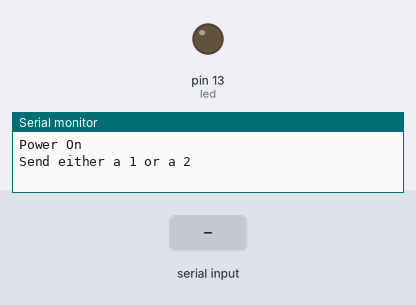
The sketch below on a simulated Arduino Uno, built with avr-gcc and run on an emulated ATmega328P. Shown: output pins drawn as LEDs (lit = HIGH), the last lines printed to the serial monitor. Dashed ring = blinking. Inputs (shaded band) come from the test bench.

Above: at 1.2 s.
1.3 s: "2" received over Serial
At 1.5 s:
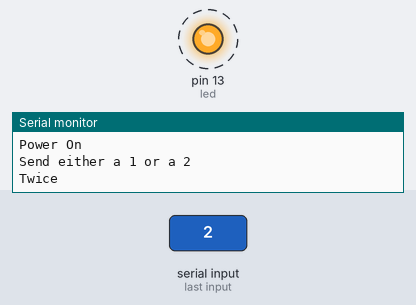
3.8 s: "1" received over Serial
At 4.0 s:
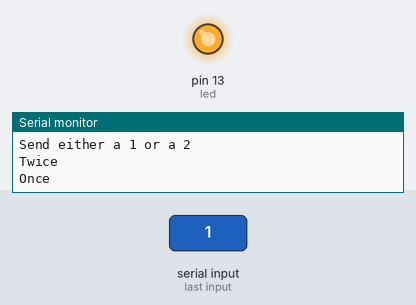
Timing chart, 0 to 6.8 s (numbered marks = the images above; inputs shaded):
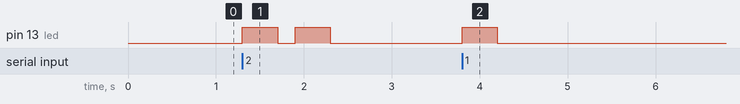

Measured:
- after the input at 1.3 s, pin 13 (led): alternates HIGH for 0.40 s and LOW for 0.20 s, 4 changes in all, then stays LOW, starting at once
- after the input at 3.8 s, pin 13 (led): LOW → HIGH at once, → LOW 0.40 s later

The sketch:

Serial_Blink.ino
```cpp
// Amanpreet Lalria 2015

// Setup a variable so we can refer to the LED easier
int led = 13;

// This code executes once
void setup(){
  // Setup the Serial connection using 9600 baud
  Serial.begin(9600);
  //Setup the LED to be an output
  pinMode(led, OUTPUT);

  // Send instructions to the computer
  Serial.write("Power On\n");
  Serial.write("Send either a 1 or a 2\n");
}

// This code executes in a continuous loop
void loop(){

  // Check if we sent input from the computer
  if (Serial.available()){
    char c = Serial.read();

    // Check what we sent from the computer
    if (c == '1'){
      Serial.write("Once\n");
      flash(1);
    }else if (c == '2'){
      Serial.write("Twice\n");
      flash(2);
    }else{
      Serial.write("Invalid Input");
    }

    // Delay for 10ms before the next check
    delay(10);
  }
}

// Flashes the LED on for 400ms and off for 200ms
// Flashes for the number of times given
void flash(int times){

  for(int i = 0; i < times; i++){
    digitalWrite(led, HIGH);
    delay(400);
    digitalWrite(led, LOW);
    delay(200);
  }
}
```
